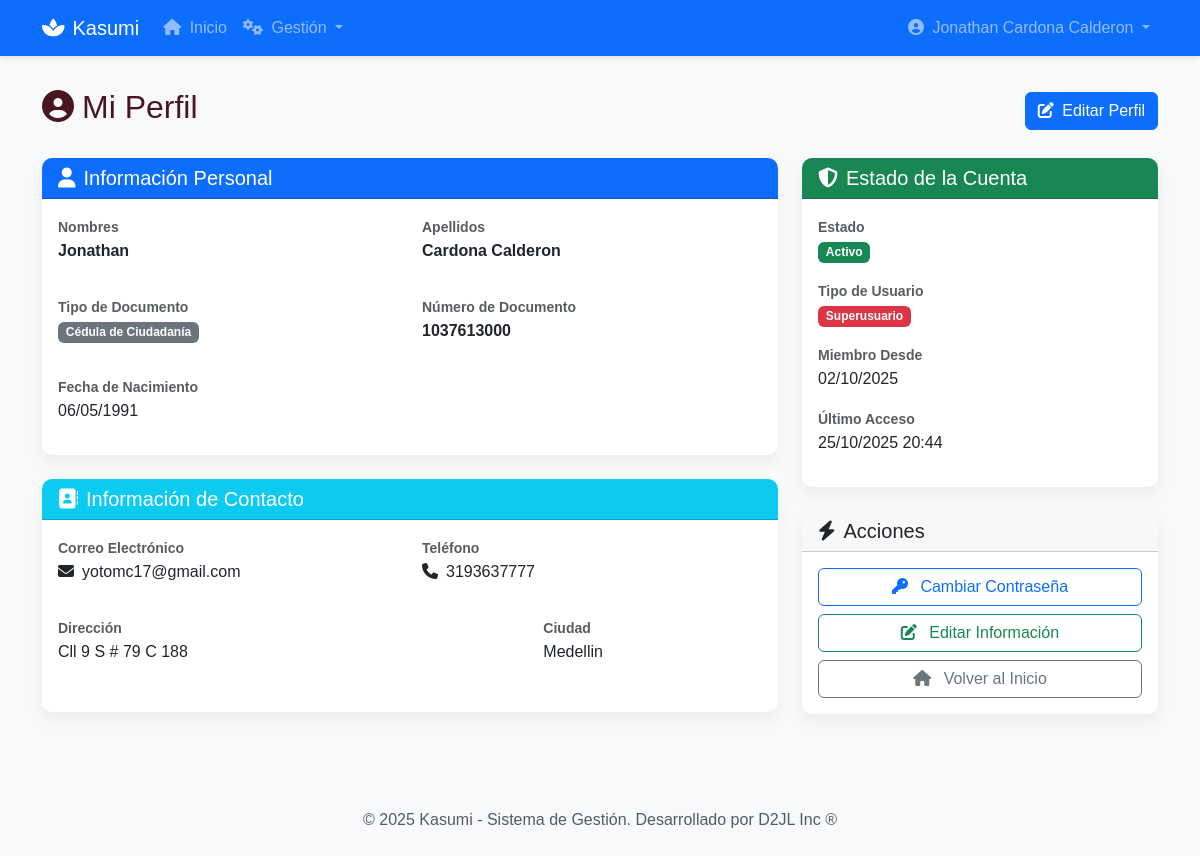
The app's page /accounts/perfil/ (signed in), older data.
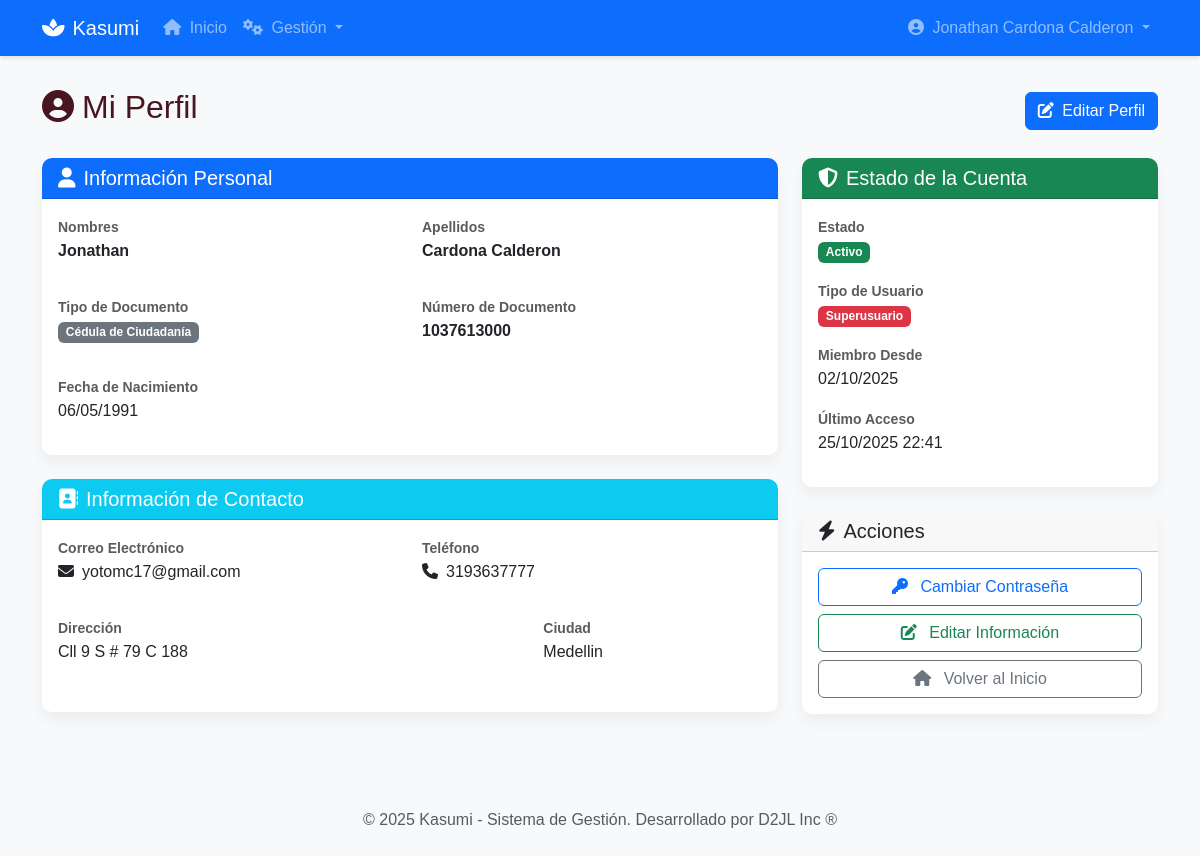
The same page, newer data.
### accounts/models.py (models this page shows, shortened)
class Usuario(AbstractUser):
    TIPO_DOCUMENTO_CHOICES = [
        ('CC', 'Cédula de Ciudadanía'),
        ('CE', 'Cédula de Extranjería'),
        ('TI', 'Tarjeta de Identidad'),
        ('PAS', 'Pasaporte'),
    ]
    username = None
    email = models.EmailField(_('email address'), unique=True)
    tipo_documento = models.CharField(
        max_length=3,
        choices=TIPO_DOCUMENTO_CHOICES,
        default='CC',
        verbose_name='Tipo de Documento'
    )
    numero_documento = models.CharField(
        max_length=20,
        unique=True,
        verbose_name='Número de Documento'
    )
    telefono = models.CharField(max_length=15, blank=True, verbose_name='Teléfono')
    direccion = models.TextField(blank=True, verbose_name='Dirección')
    ciudad = models.CharField(max_length=100, blank=True, verbose_name='Ciudad')
    fecha_nacimiento = models.DateField(null=True, blank=True, verbose_name='Fecha de Nacimiento')
    USERNAME_FIELD = 'email'
    REQUIRED_FIELDS = ['numero_documento', 'first_name', 'last_name']
    objects = UsuarioManager()
    class Meta:
        verbose_name = 'Usuario'
        verbose_name_plural = 'Usuarios'

### accounts/views.py (the view)
# urls.py: path('perfil/', views.PerfilView.as_view(), name='perfil'),
@method_decorator(login_required, name='dispatch')
class PerfilView(TemplateView):
    template_name = 'accounts/perfil.html'
    def get_context_data(self, **kwargs):
        context = super().get_context_data(**kwargs)
        context['usuario'] = self.request.user
        return context

### templates/accounts/perfil.html (shortened to what the changed rows need)
{% extends "base.html" %}
{% load static %}
{% block content %}
<div class="row mb-4">
    <div class="col-12">
        <div class="d-flex justify-content-between align-items-center">
            <h2><i class="fas fa-user-circle me-2"></i>Mi Perfil</h2>
        </div>
    </div>
</div>
<div class="row">
    <div class="col-lg-8">
        <div class="card mb-4">
            <div class="card-body">
                <div class="row mb-3">
                    <div class="col-md-6">
                        <label class="text-muted small">Nombres</label>
                        <p class="fw-bold">{{ usuario.first_name }}</p>
                    </div>
                    <div class="col-md-6">
                        <label class="text-muted small">Apellidos</label>
                        <p class="fw-bold">{{ usuario.last_name }}</p>
                    </div>
                </div>
                <div class="row mb-3">
                    <div class="col-md-6">
                        <p><span class="badge bg-secondary">{{ usuario.get_tipo_documento_display }}</span></p>
                    </div>
                    <div class="col-md-6">
                        <label class="text-muted small">Número de Documento</label>
                        <p class="fw-bold">{{ usuario.numero_documento }}</p>
                    </div>
                </div>
                <div class="row">
                    <div class="col-md-6">
                        <label class="text-muted small">Fecha de Nacimiento</label>
                        <p>{{ usuario.fecha_nacimiento|date:"d/m/Y"|default:"-" }}</p>
                    </div>
                </div>
            </div>
        </div>
        <div class="card mb-4">
            <div class="card-body">
                <div class="row mb-3">
                    <div class="col-md-6">
                        <label class="text-muted small">Correo Electrónico</label>
                        <p><i class="fas fa-envelope me-2"></i>{{ usuario.email }}</p>
                    </div>
                    <div class="col-md-6">
                        <label class="text-muted small">Teléfono</label>
                        <p><i class="fas fa-phone me-2"></i>{{ usuario.telefono|default:"-" }}</p>
                    </div>
                </div>
                <div class="row mb-3">
                    <div class="col-md-8">
                        <label class="text-muted small">Dirección</label>
                        <p>{{ usuario.direccion|default:"-" }}</p>
                    </div>
                    <div class="col-md-4">
                        <label class="text-muted small">Ciudad</label>
                        <p>{{ usuario.ciudad|default:"-" }}</p>
                    </div>
                </div>
            </div>
        </div>
    </div>
    <div class="col-lg-4">
        <div class="card mb-4">
            <div class="card-body">
                <div class="mb-3">
                    <label class="text-muted small">Miembro Desde</label>
                    <p>{{ usuario.date_joined|date:"d/m/Y" }}</p>
                </div>
                <div>
                    <label class="text-muted small">Último Acceso</label>
                    <p>{{ usuario.last_login|date:"d/m/Y H:i"|default:"Nunca" }}</p>
                </div>
            </div>
        </div>
    </div>
</div>
{% endblock %}

### templates/base.html (shortened to what this page needs)
<!DOCTYPE html>
{% load static %}
<html lang="es">
<head>
    <link href="https://cdn.jsdelivr.net/npm/bootstrap@5.3.3/dist/css/bootstrap.min.css" rel="stylesheet">
    <link rel="stylesheet" href="https://cdnjs.cloudflare.com/ajax/libs/font-awesome/6.4.0/css/all.min.css">
    <link rel="stylesheet" href="{% static 'css/styles.css' %}">
</head>
<body class="{% block body_class %}{% endblock %}">
    {% if user.is_authenticated %}
    <nav class="navbar navbar-expand-lg navbar-dark bg-primary">
        <div class="container">
            <a class="navbar-brand" href="{% url 'core:home' %}">
                <i class="fas fa-spa me-2"></i>Kasumi
            </a>
            <div class="collapse navbar-collapse" id="navbarNav">
                <ul class="navbar-nav me-auto">
                    <li class="nav-item">
                        <a class="nav-link" href="{% url 'core:home' %}">
                            <i class="fas fa-home me-1"></i> Inicio
                        </a>
                    </li>
                    {% if user.is_staff %}
                    <li class="nav-item dropdown">
                        <a class="nav-link dropdown-toggle" href="#" id="gestionDropdown" role="button" data-bs-toggle="dropdown">
                            <i class="fas fa-cogs me-1"></i> Gestión
                        </a>
                    </li>
                    {% endif %}
                </ul>
                <ul class="navbar-nav">
                    <li class="nav-item dropdown">
                        <a class="nav-link dropdown-toggle" href="#" id="userDropdown" role="button" data-bs-toggle="dropdown">
                            <i class="fas fa-user-circle me-1"></i> {{ user.get_full_name|default:user.email }}
                        </a>
                    </li>
                </ul>
            </div>
        </div>
    </nav>
    {% endif %}
    <main class="container">
        {% block content %}{% endblock %}
    </main>
    <footer class="bg-light text-center text-muted py-4 mt-5">
        <div class="container">
            <p class="mb-0">© {% now "Y" %} Kasumi - Sistema de Gestión. <span class="d-none d-md-inline">Desarrollado por D2JL Inc ®</span></p>
        </div>
    </footer>
</body>
</html>

Row changes from the older to the newer data that the page shows:
changed Usuario "Jonathan Cardona Calderon": last_login "25/10/2025 20:44" → "25/10/2025 22:41"
